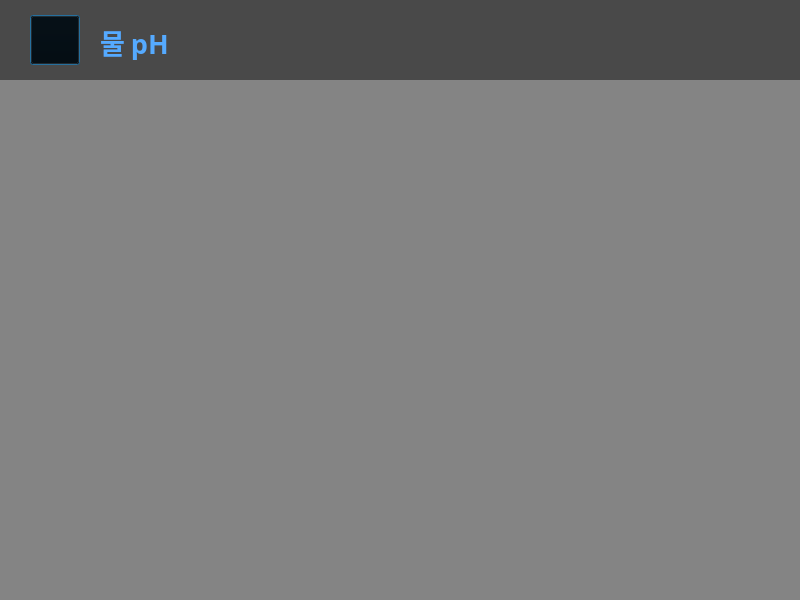
<?xml version="1.0" encoding="UTF-8"?>
<ui version="4.0">
 <class>Dialog</class>
 <widget class="QDialog" name="Dialog">
  <property name="geometry">
   <rect>
    <x>0</x>
    <y>0</y>
    <width>800</width>
    <height>600</height>
   </rect>
  </property>
  <property name="windowTitle">
   <string>Dialog</string>
  </property>
  <widget class="PlotWidget" name="water_ph" native="true">
   <property name="geometry">
    <rect>
     <x>50</x>
     <y>100</y>
     <width>700</width>
     <height>480</height>
    </rect>
   </property>
  </widget>
  <widget class="QLabel" name="label_4">
   <property name="geometry">
    <rect>
     <x>100</x>
     <y>5</y>
     <width>200</width>
     <height>75</height>
    </rect>
   </property>
   <property name="font">
    <font>
     <family>휴먼편지체</family>
     <weight>75</weight>
     <bold>true</bold>
    </font>
   </property>
   <property name="styleSheet">
    <string notr="true"/>
   </property>
   <property name="text">
    <string>&lt;html&gt;&lt;head/&gt;&lt;body&gt;&lt;p&gt;&lt;span style=&quot; font-size:20pt;color:#55aaff;;&quot;&gt;물 pH&lt;/span&gt;&lt;/p&gt;&lt;/body&gt;&lt;/html&gt;</string>
   </property>
  </widget>
  <widget class="QLabel" name="label_2">
   <property name="geometry">
    <rect>
     <x>0</x>
     <y>0</y>
     <width>800</width>
     <height>600</height>
    </rect>
   </property>
   <property name="styleSheet">
    <string notr="true">background-color:rgba(0, 0, 0, 0.45);;</string>
   </property>
   <property name="text">
    <string/>
   </property>
  </widget>
  <widget class="QPushButton" name="pushButton">
   <property name="geometry">
    <rect>
     <x>30</x>
     <y>15</y>
     <width>50</width>
     <height>50</height>
    </rect>
   </property>
   <property name="styleSheet">
    <string notr="true">background-color:transparent;</string>
   </property>
   <property name="text">
    <string/>
   </property>
   <property name="icon">
    <iconset>
     <normaloff>back.png</normaloff>back.png</iconset>
   </property>
   <property name="iconSize">
    <size>
     <width>50</width>
     <height>50</height>
    </size>
   </property>
  </widget>
  <widget class="QLabel" name="label_3">
   <property name="geometry">
    <rect>
     <x>0</x>
     <y>0</y>
     <width>801</width>
     <height>80</height>
    </rect>
   </property>
   <property name="styleSheet">
    <string notr="true">background-color:rgba(0, 0, 0, 0.45);</string>
   </property>
   <property name="text">
    <string/>
   </property>
  </widget>
  <widget class="QLabel" name="label_1">
   <property name="geometry">
    <rect>
     <x>0</x>
     <y>0</y>
     <width>800</width>
     <height>600</height>
    </rect>
   </property>
   <property name="text">
    <string/>
   </property>
   <property name="pixmap">
    <pixmap>smart_farm.jpg</pixmap>
   </property>
   <property name="scaledContents">
    <bool>true</bool>
   </property>
   <property name="wordWrap">
    <bool>false</bool>
   </property>
  </widget>
  <zorder>label_1</zorder>
  <zorder>label_2</zorder>
  <zorder>label_3</zorder>
  <zorder>label_4</zorder>
  <zorder>water_ph</zorder>
  <zorder>pushButton</zorder>
 </widget>
 <customwidgets>
  <customwidget>
   <class>PlotWidget</class>
   <extends>QWidget</extends>
   <header location="global">pyqtgraph.h</header>
   <container>1</container>
  </customwidget>
 </customwidgets>
 <resources/>
 <connections>
  <connection>
   <sender>pushButton</sender>
   <signal>clicked()</signal>
   <receiver>Dialog</receiver>
   <slot>btn_main()</slot>
   <hints>
    <hint type="sourcelabel">
     <x>59</x>
     <y>32</y>
    </hint>
    <hint type="destinationlabel">
     <x>55</x>
     <y>-75</y>
    </hint>
   </hints>
  </connection>
 </connections>
 <slots>
  <slot>btn_main()</slot>
 </slots>
</ui>
